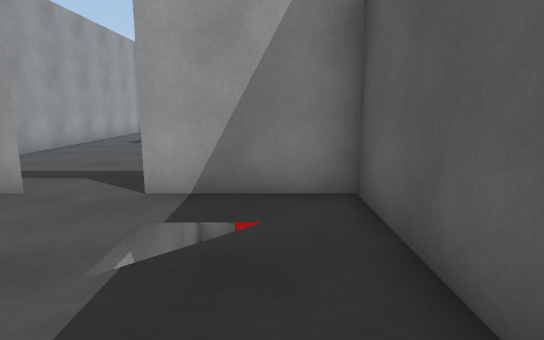
View 1 (above)

12 first-person views from a walk through a 3-D level made in the Unity game engine. The camera is 1.4 m above the floor, tilts 10° down and sees 75° across. Doors are open. The floor is counted in squares, 1 m on a side. Each view is taken from the middle of a square. On the plan, view 1 faces up. The plan holds only what a view shows up to about 15 squares ahead; the rest is blank. The place goes on beyond the plan. The player is left out.

View 2
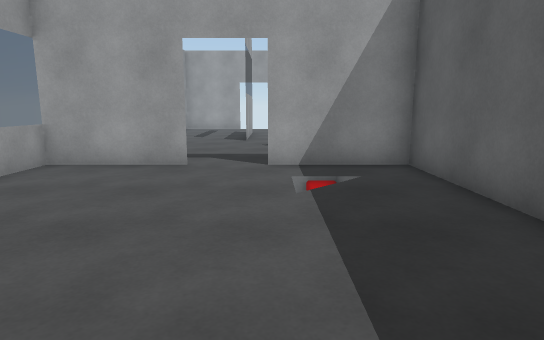

View 3
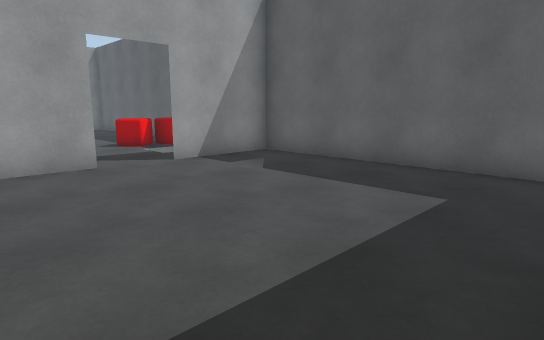

View 4
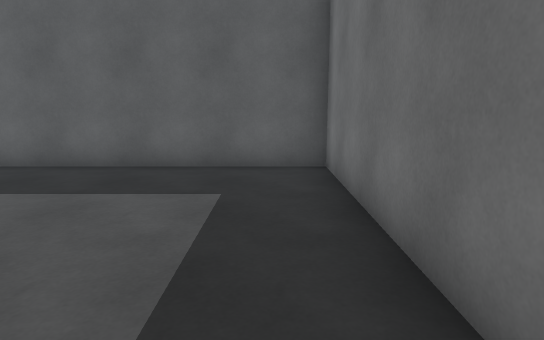

View 5
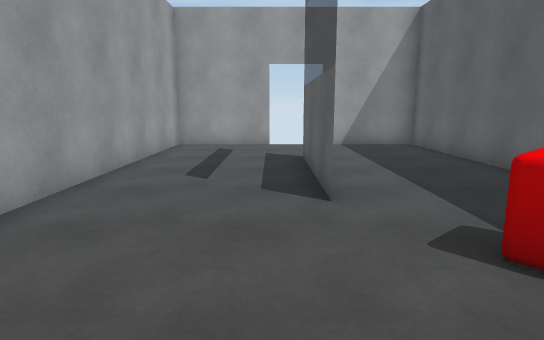

View 6
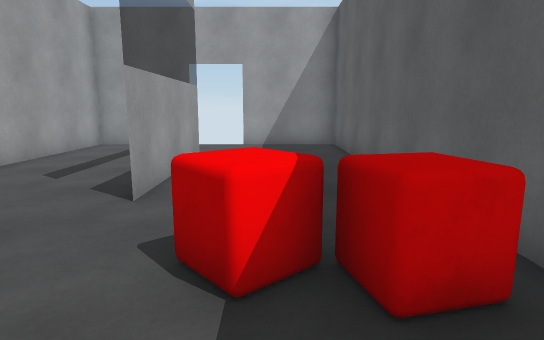

View 7
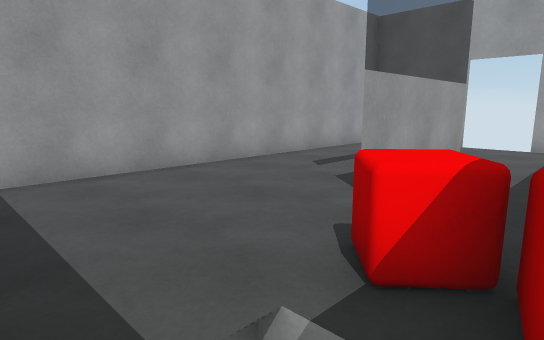

View 8
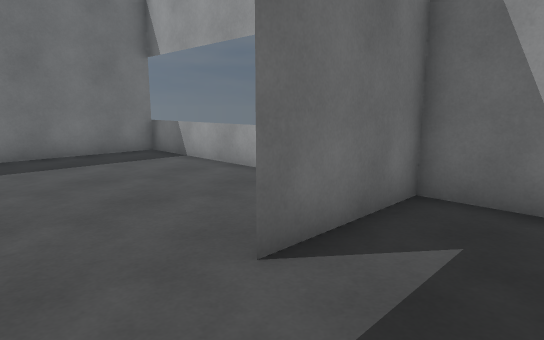

View 9
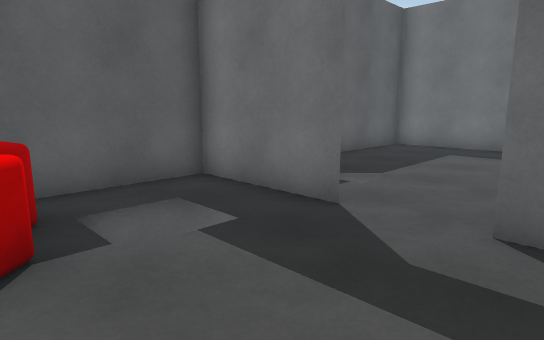

View 10
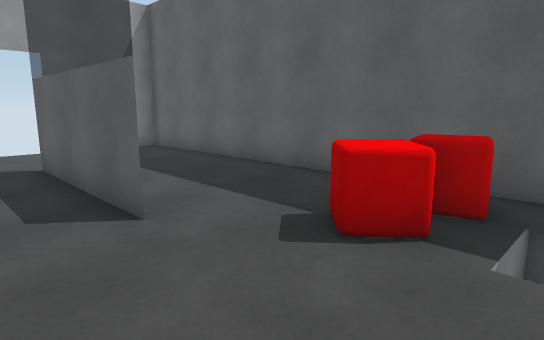

View 11
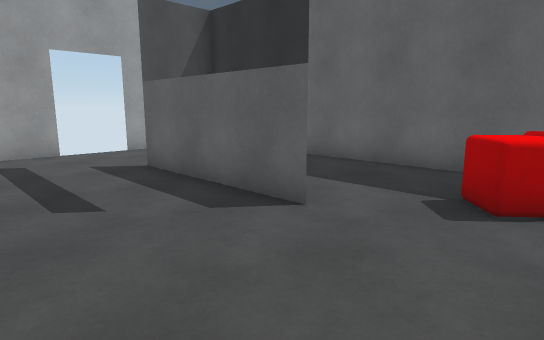

View 12
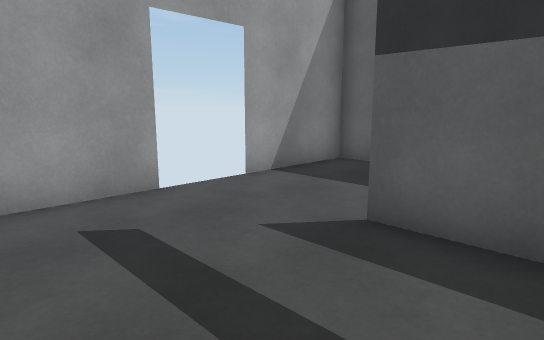

### Floor plan
Ten units are one square. View 1 is at (0, 0); x grows to the right and y downward. Boxes are objects, and circles mark ways between rooms. Rooms are numbered by the first view taken in them; rooms with no view inside come last. Other rooms are left out.
<svg viewBox="-81 -215 101 253">
<path fill="none" stroke="#000" d="M-40 -57 -76 -57M-76 33 14 33 14 -60M15 -57 -21 -57M-76 -61 -76 -41M-76 -19 -76 33M-31 -121 -31 -172 -31 -121M-21 -57 15 -57M-40 -207 -76 -207 -76 -61M-76 -57 -40 -57M14 -60 14 -207 -21 -207"/>
<rect x="-25" y="-105" width="20" height="10" fill="#bbb"><title>other object</title></rect>
<rect x="-5" y="-105" width="10" height="20" fill="#bbb"><title>other object</title></rect>
<circle cx="-30" cy="-60" r="3" fill="#2a7"/>
<text x="-30" y="-10">1</text>
<text x="-40" y="-130">2</text>
</svg>
Room 1 opens to room 2.

Where each view was taken, in squares from view 1:
view 1: 0 up, 0 right, facing up
view 2: 3 down, 2 left, facing up
view 3: 3 down, 7 left, facing up-right
view 4: 2 down, 7 left, facing right
view 5: 7 up, 4 left, facing up
view 6: 7 up, 1 left, facing up
view 7: 7 up, 0 right, facing up-left
view 8: 8 up, 2 left, facing down-left
view 9: 10 up, 5 left, facing down-right
view 10: 8 up, 5 left, facing up-right
view 11: 9 up, 7 left, facing up-right
view 12: 15 up, 7 left, facing up-right
